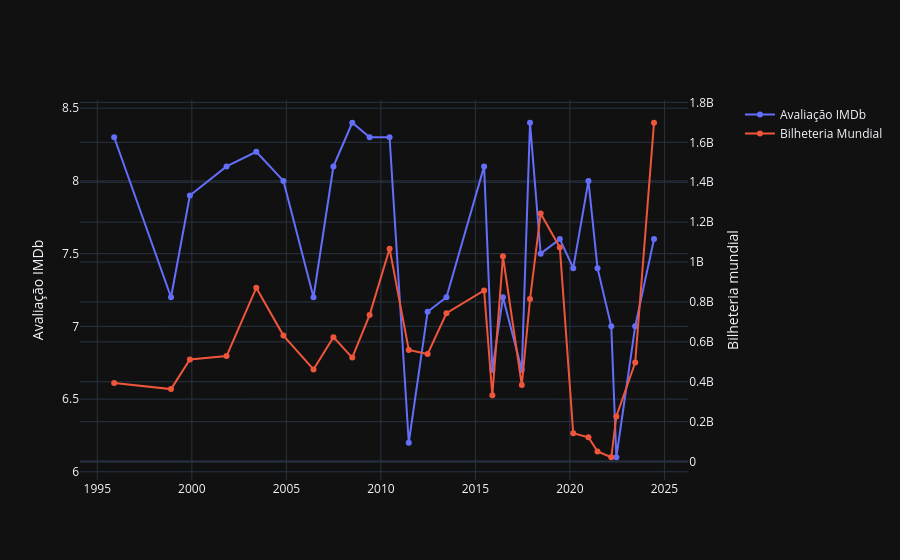

The code cell stored with this chart in its notebook:
### Code cell
from plotly.subplots import make_subplots
import plotly.graph_objects as go

fig = make_subplots(specs=[[{"secondary_y": True}]])

fig.add_trace(go.Scatter(x=df["release_date"], y=df["imdb_score"], mode="lines+markers", name="Avaliação IMDb"), secondary_y=False)

fig.add_trace(go.Scatter(x=df["release_date"], y=df["box_office_worldwide"], mode="lines+markers", name="Bilheteria Mundial"), secondary_y=True)

fig.update_layout(template="plotly_dark")

fig.update_yaxes(title_text="Avaliação IMDb", secondary_y=False)

fig.update_yaxes(title_text="Bilheteria mundial", secondary_y=True)

fig.show()

### Figure 1 — Plotly figure (JSON) as saved in the notebook; plotly's stock layout.template omitted (floating-point values rounded to 4 significant figures)
{"data": [{"mode": "lines+markers", "name": "Avaliação IMDb", "type": "scatter", "x": ["1995-11-22", "1998-11-25", "1999-11-24", "2001-11-02", "2003-05-30", "2004-11-05", "2006-06-09", "2007-06-29", "2008-06-27", "2009-05-29", "2010-06-18", "2011-06-24", "2012-06-22", "2013-06-21", "2015-06-19", "2015-11-25", "2016-06-17", "2017-06-16", "2017-11-22", "2018-06-15", "2019-06-21", "2020-03-06", "2020-12-25", "2021-06-18", "2022-03-11", "2022-06-17", "2023-06-16", "2024-06-14"], "xaxis": "x", "y": [8.3, 7.2, 7.9, 8.1, 8.2, 8.0, 7.2, 8.1, 8.4, 8.3, 8.3, 6.2, 7.1, 7.2, 8.1, 6.7, 7.2, 6.7, 8.4, 7.5, 7.6, 7.4, 8.0, 7.4, 7.0, 6.1, 7.0, 7.6], "yaxis": "y"}, {"mode": "lines+markers", "name": "Bilheteria Mundial", "type": "scatter", "x": ["1995-11-22", "1998-11-25", "1999-11-24", "2001-11-02", "2003-05-30", "2004-11-05", "2006-06-09", "2007-06-29", "2008-06-27", "2009-05-29", "2010-06-18", "2011-06-24", "2012-06-22", "2013-06-21", "2015-06-19", "2015-11-25", "2016-06-17", "2017-06-16", "2017-11-22", "2018-06-15", "2019-06-21", "2020-03-06", "2020-12-25", "2021-06-18", "2022-03-11", "2022-06-17", "2023-06-16", "2024-06-14"], "xaxis": "x", "y": [394436586, 363258859, 511358276, 528773250, 871014978, 631442092, 461983149, 623726085, 521311860, 735099082, 1066969703, 559852396, 538983207, 743559607, 857611174, 332207671, 1028570889, 383930656, 814641172, 1242805359, 1073394593, 141940042, 121903885, 51112314, 21813358, 226425420, 496444308, 1698030965], "yaxis": "y2"}], "layout": {"xaxis": {"anchor": "y", "domain": [0, 0.94]}, "yaxis": {"anchor": "x", "domain": [0, 1], "title": {"text": "Avaliação IMDb"}}, "yaxis2": {"anchor": "x", "overlaying": "y", "side": "right", "title": {"text": "Bilheteria mundial"}}}}
